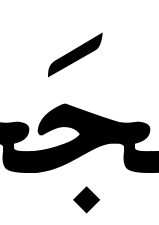
#> input picture Auto_Collection/Raw_Cut/me_quran_48/Jīm/Middle_200422215754.png, 159 x 225 px
$ python -i loader.py   (imports and definitions only)
#> lines starting #> are read from the running program, lines starting #| are printed output that depends on the picture
import cv2
import os
import numpy as np


# [108 lines left out: functions load_image_path, resize, concat_image, padding_square_to_size, not called in this run]


def strech_to_square(image):
    if len(image.shape) < 3:
        height, width = image.shape
    else:
        height, width, _ = image.shape
    if height > width:
        stsImage = cv2.resize(image, (height, height))
    else:
        stsImage = cv2.resize(image, (width, width))

    return stsImage


# [320 lines left out: function main, not called in this run]

# [2 lines not run here, left out]
#     for char_num in sameratio_keepform_32_bh:
#         for variation in range(len(sameratio_keepform_32_bh[char_num])):
#             # cv2.imshow('sk32bh', sameratio_keepform_32_bh[char_num][variation])
#             # cv2.imshow('sk32bw', sameratio_keepform_32_bw[char_num][variation])
#             # cv2.imshow('sksibh', sameratio_keepform_sibh[char_num][variation])
#             # cv2.imshow('sksibw', sameratio_keepform_sibw[char_num][variation])
#             # cv2.imshow('sklibh', sameratio_keepform_largest[char_num][variation])

#             cv2.imshow('dk32', diffratio_keepform_32[char_num][variation])
#             cv2.imshow('dksibh', diffratio_keepform_sibh[char_num][variation])
#             cv2.imshow('dksibw', diffratio_keepform_sibw[char_num][variation])
#             cv2.imshow('dklibh', diffratio_keepform_libh[char_num][variation])
#             cv2.imshow('dklibw', diffratio_keepform_libw[char_num][variation])

#             # cv2.imshow('sd32', sameratio_diffform_32[char_num][variation])
#             # cv2.imshow('sdst', sameratio_diffform_smallest[char_num][variation])
#             # cv2.imshow('sdlt', sameratio_diffform_largest[char_num][variation])

#             # cv2.imshow('dd32', diffratio_diffform_32[char_num][variation])
#             # cv2.imshow('ddsibh', diffratio_diffform_sibh[char_num][variation])
#             # cv2.imshow('ddsibw', diffratio_diffform_sibw[char_num][variation])
#             # cv2.imshow('ddlibh', diffratio_diffform_libh[char_num][variation])
#             # cv2.imshow('ddlibw', diffratio_diffform_libw[char_num][variation])
#             cv2.waitKey(0)
#     cv2.destroyAllWindows()

>>> import cv2
>>> picture = cv2.imread('Auto_Collection/Raw_Cut/me_quran_48/Jīm/Middle_200422215754.png')
#> picture is the input picture: shape (225, 159, 3); min 0, max 255, mean 205.7
>>> result = strech_to_square(picture)
#> in strech_to_square, `stsImage = cv2.resize(image, (height, height))`:
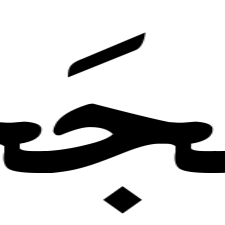
#> stsImage: shape (225, 225, 3); min 0, max 255, mean 205.7

$ run again, on test-1.png
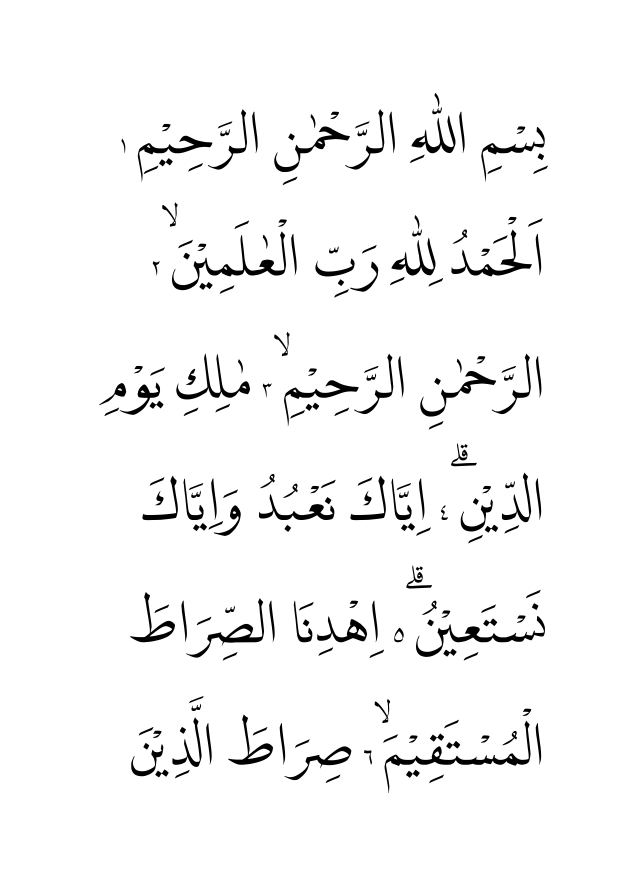
#> input picture test-1.png, 2481 x 3508 px (shown at 1/4 size)
#> picture is the input picture: shape (3508, 2481, 3); min 0, max 255, mean 245.7
#> in strech_to_square, `stsImage = cv2.resize(image, (height, height))`:
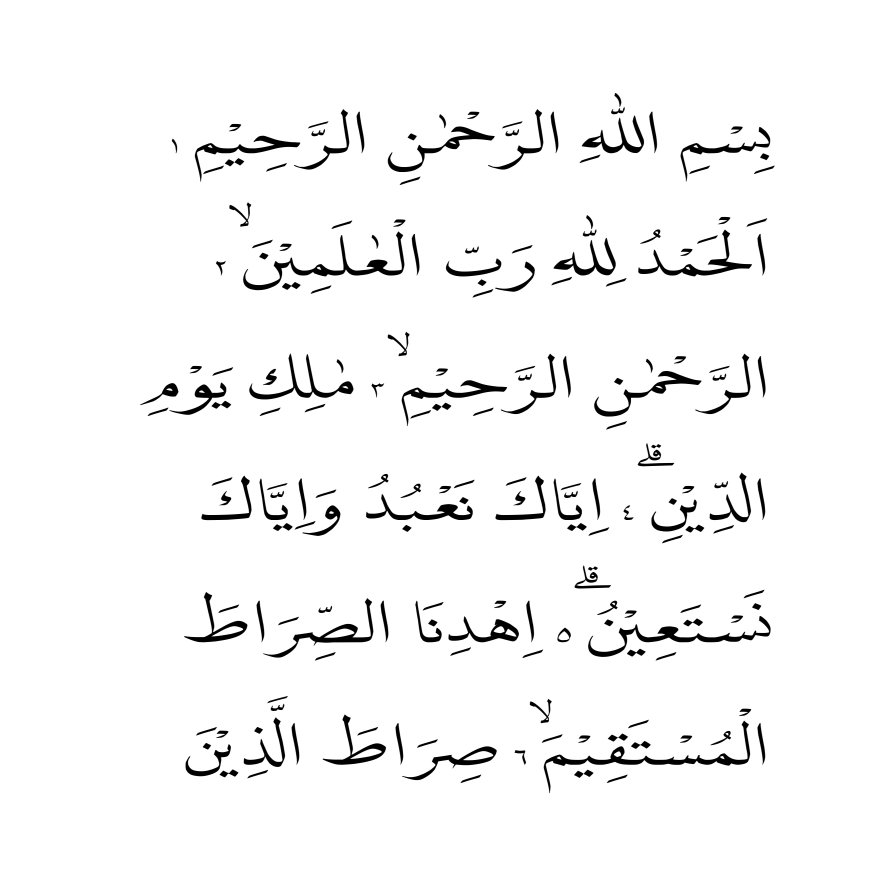
#> stsImage: shape (3508, 3508, 3) (shown at 1/4 size); min 0, max 255, mean 245.7

$ run again, on test-2.png
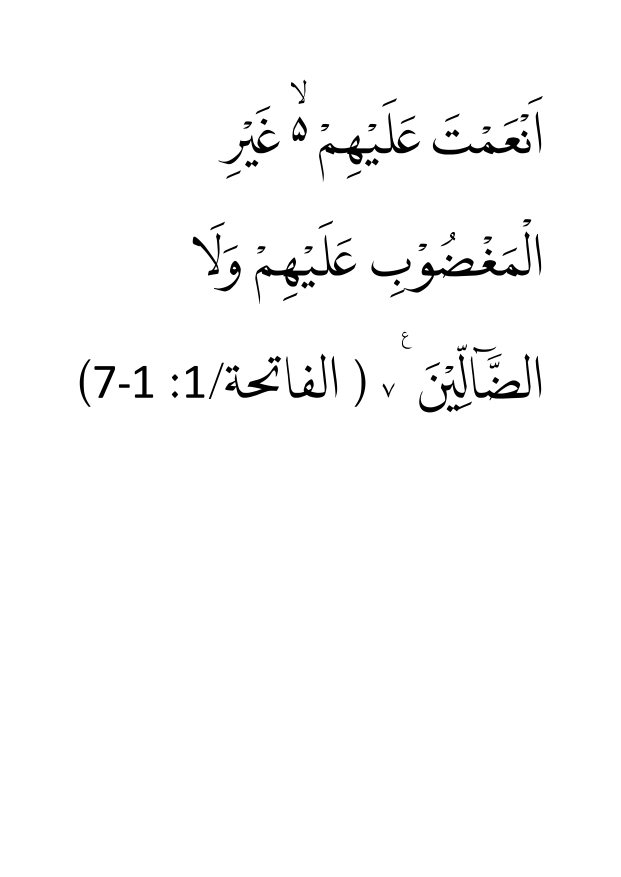
#> input picture test-2.png, 2481 x 3508 px (shown at 1/4 size)
#> picture is the input picture: shape (3508, 2481, 3); min 0, max 255, mean 250.6
#> in strech_to_square, `stsImage = cv2.resize(image, (height, height))`:
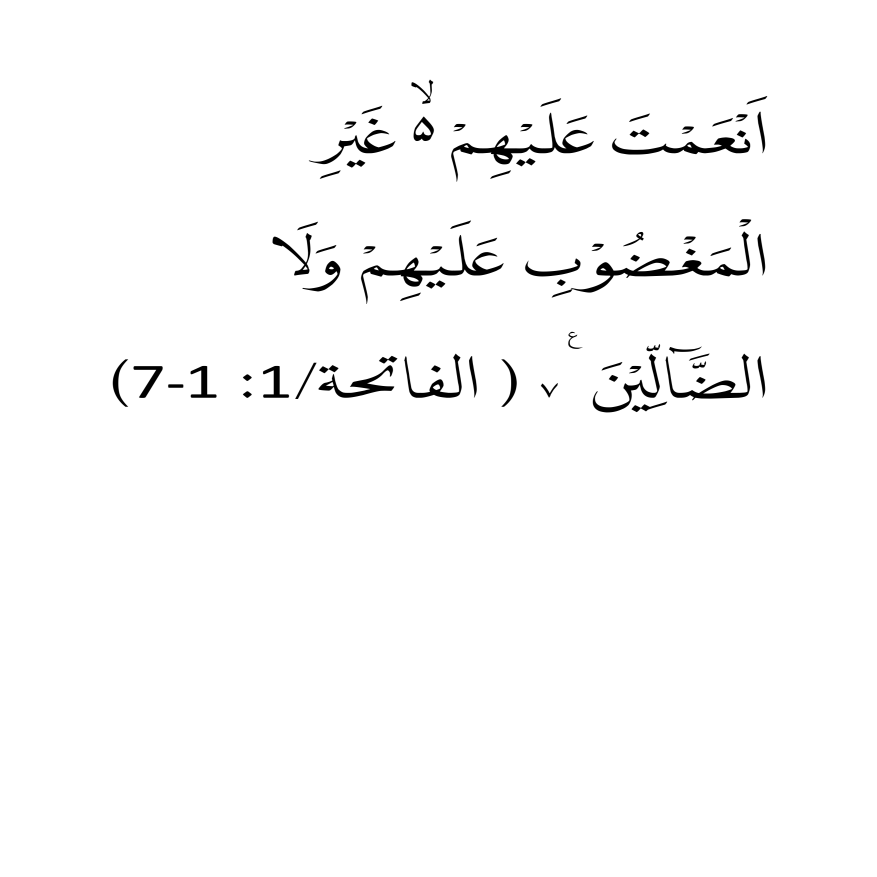
#> stsImage: shape (3508, 3508, 3) (shown at 1/4 size); min 0, max 255, mean 250.6
